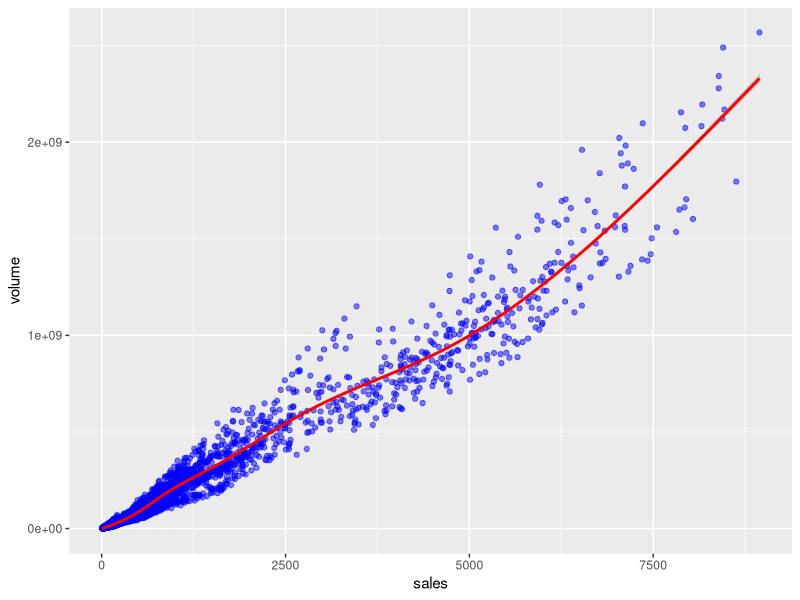

The R source for this figure:
library(ggplot2)
library(ggthemes)
df <- txhousing

#pl <- ggplot(data=mpg,aes(x=manufacturer)) 

#pl <- pl + geom_bar(aes(fill=factor(cyl)))

pl <- ggplot(data=df, aes(x=sales,y=volume))
pl <- pl + geom_point(color='blue',alpha=0.5)
pl <- pl + geom_smooth(color='red')
print(pl)